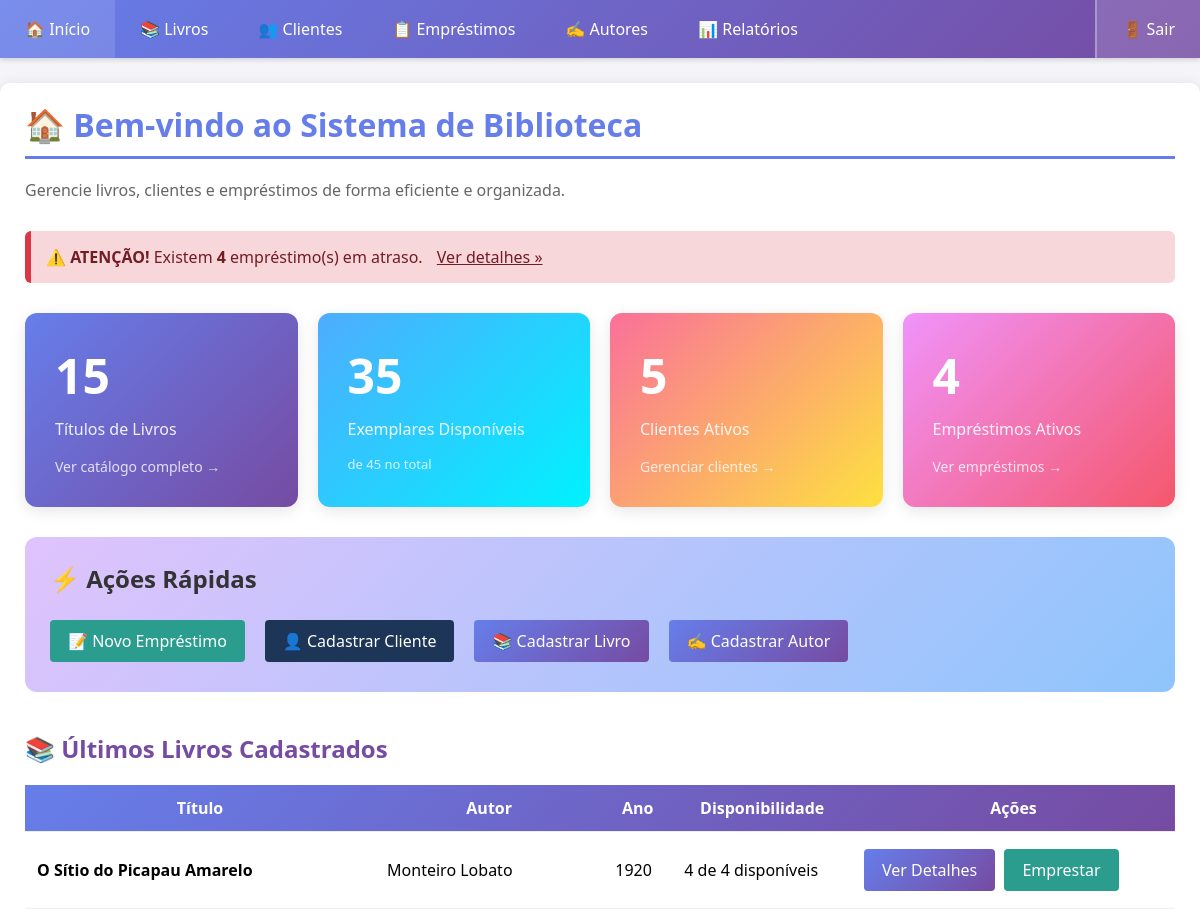
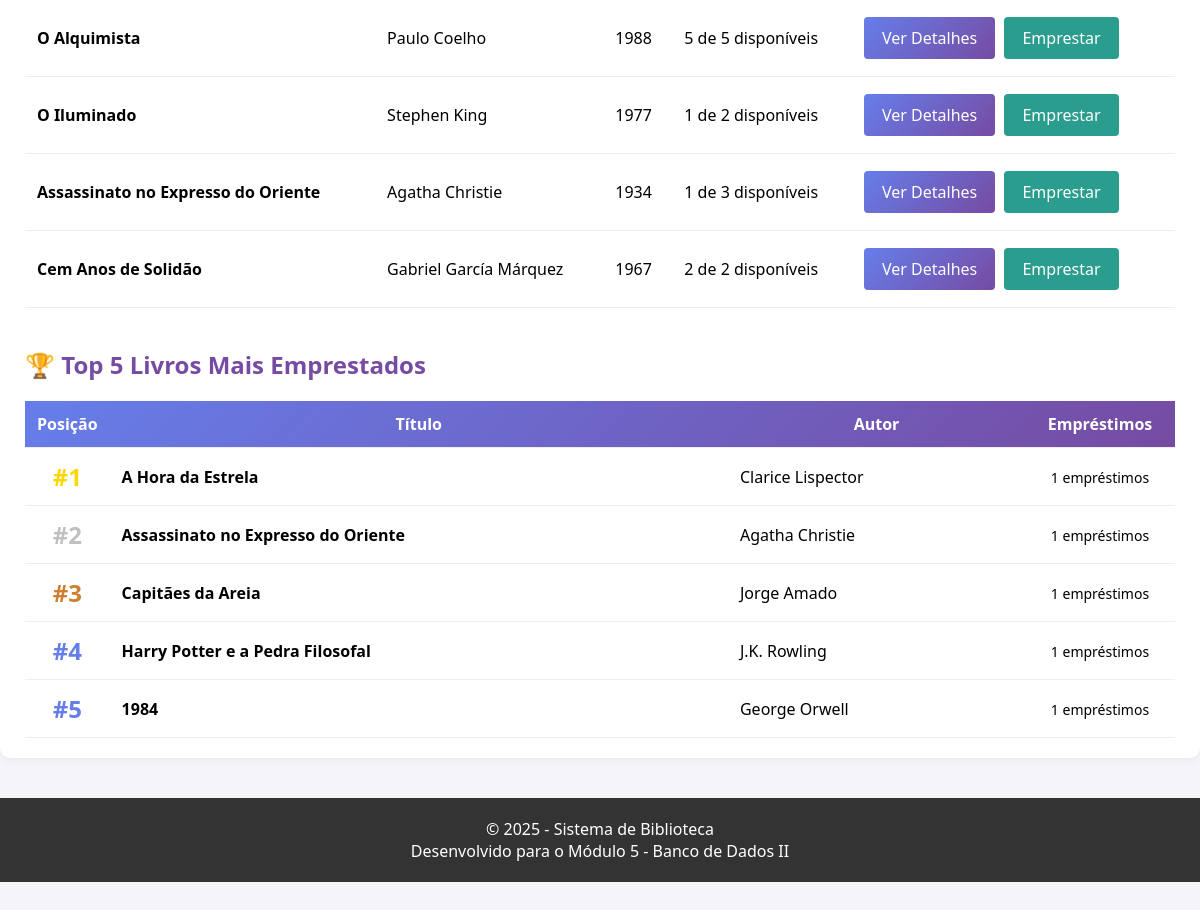
Screenshot of /index_page.php with the database file from the repository (2 pictures, top to bottom).
### tables this page shows
CREATE TABLE livros (
    id INT AUTO_INCREMENT PRIMARY KEY,
    titulo VARCHAR(200) NOT NULL,
    autor_id INT NOT NULL,
    isbn VARCHAR(20) UNIQUE,
    ano_publicacao YEAR,
    editora VARCHAR(100),
    numero_paginas INT,
    quantidade_total INT DEFAULT 1,
    quantidade_disponivel INT DEFAULT 1,
    categoria VARCHAR(50),
    localizacao VARCHAR(50),  
    created_at TIMESTAMP DEFAULT CURRENT_TIMESTAMP,
    updated_at TIMESTAMP DEFAULT CURRENT_TIMESTAMP ON UPDATE CURRENT_TIMESTAMP,
    
     
    FOREIGN KEY (autor_id) REFERENCES autores(id) ON DELETE RESTRICT,
    
     
    INDEX idx_titulo (titulo),
    INDEX idx_autor (autor_id),
    INDEX idx_isbn (isbn)
);

CREATE TABLE autores (
    id INT AUTO_INCREMENT PRIMARY KEY,
    nome VARCHAR(150) NOT NULL,
    nacionalidade VARCHAR(50),
    data_nascimento DATE,
    biografia TEXT,
    created_at TIMESTAMP DEFAULT CURRENT_TIMESTAMP,
    updated_at TIMESTAMP DEFAULT CURRENT_TIMESTAMP ON UPDATE CURRENT_TIMESTAMP
);

### index_page.php (the view, shortened to what this page needs)
<?php
require_once 'includes/header.php';
$db = Database::getInstance();
$pdo = $db->getConnection();
try {
    $sql = "
        SELECT
            (SELECT COUNT(*) FROM livros) AS total_livros,
            (SELECT SUM(quantidade_total) FROM livros) AS total_exemplares,
            (SELECT SUM(quantidade_disponivel) FROM livros) AS exemplares_disponiveis,
            (SELECT COUNT(*) FROM clientes WHERE status = 'Ativo') AS total_clientes,
            (SELECT COUNT(*) FROM autores) AS total_autores,
            (SELECT COUNT(*) FROM emprestimos WHERE status = 'Ativo') AS emprestimos_ativos,
            (SELECT COUNT(*) FROM emprestimos WHERE status = 'Ativo' AND data_devolucao_prevista < CURDATE()) AS emprestimos_atrasados
    ";
    $stmt = $pdo->query($sql);
    $stats = $stmt->fetch();
    ?>
    <h1>🏠 Bem-vindo ao Sistema de Biblioteca</h1>
    <p style="font-size: 16px; color: #666; margin-bottom: 30px;">
        Gerencie livros, clientes e empréstimos de forma eficiente e organizada.
    </p>
    <?php if ($stats['emprestimos_atrasados'] > 0): ?>
        <div class="alert alert-danger">
            <strong>⚠️ ATENÇÃO!</strong>
            Existem <strong><?= $stats['emprestimos_atrasados'] ?></strong> empréstimo(s) em atraso.
            <a href="emprestimos.php?filtro=atrasados" style="color: #721c24; text-decoration: underline; margin-left: 10px;">
                Ver detalhes »
            </a>
        </div>
    <?php endif; ?>
    <div style="
        display: grid;
        grid-template-columns: repeat(auto-fit, minmax(250px, 1fr));
        gap: 20px;
        margin: 30px 0;
    ">
        <div style="
            background: linear-gradient(135deg, #667eea 0%, #764ba2 100%);
            color: white;
            padding: 30px;
            border-radius: 12px;
            box-shadow: 0 4px 15px rgba(0,0,0,0.1);
            transition: transform 0.3s;
        " onmouseover="this.style.transform='translateY(-5px)'" onmouseout="this.style.transform='translateY(0)'">
            <div style="font-size: 48px; font-weight: bold; margin-bottom: 10px;">
                <?= number_format($stats['total_livros']) ?>
            </div>
            <div style="font-size: 16px; opacity: 0.9; margin-bottom: 15px;">
                Títulos de Livros
            </div>
            <a href="livros.php" style="color: white; text-decoration: none; font-size: 14px; opacity: 0.8;">
                Ver catálogo completo →
            </a>
        </div>
        <div style="
            background: linear-gradient(135deg, #4facfe 0%, #00f2fe 100%);
            color: white;
            padding: 30px;
            border-radius: 12px;
            box-shadow: 0 4px 15px rgba(0,0,0,0.1);
            transition: transform 0.3s;
        " onmouseover="this.style.transform='translateY(-5px)'" onmouseout="this.style.transform='translateY(0)'">
            <div style="font-size: 48px; font-weight: bold; margin-bottom: 10px;">
                <?= number_format($stats['exemplares_disponiveis']) ?>
            </div>
            <div style="font-size: 16px; opacity: 0.9; margin-bottom: 15px;">
                Exemplares Disponíveis
            </div>
            <div style="font-size: 13px; opacity: 0.8;">
                de <?= number_format($stats['total_exemplares']) ?> no total
            </div>
        </div>
        <div style="
            background: linear-gradient(135deg, #fa709a 0%, #fee140 100%);
            color: white;
            padding: 30px;
            border-radius: 12px;
            box-shadow: 0 4px 15px rgba(0,0,0,0.1);
            transition: transform 0.3s;
        " onmouseover="this.style.transform='translateY(-5px)'" onmouseout="this.style.transform='translateY(0)'">
            <div style="font-size: 48px; font-weight: bold; margin-bottom: 10px;">
                <?= number_format($stats['total_clientes']) ?>
            </div>
            <div style="font-size: 16px; opacity: 0.9; margin-bottom: 15px;">
                Clientes Ativos
            </div>
            <a href="clientes.php" style="color: white; text-decoration: none; font-size: 14px; opacity: 0.8;">
                Gerenciar clientes →
            </a>
        </div>
        <div style="
            background: linear-gradient(135deg, #f093fb 0%, #f5576c 100%);
            color: white;
            padding: 30px;
            border-radius: 12px;
            box-shadow: 0 4px 15px rgba(0,0,0,0.1);
            transition: transform 0.3s;
        " onmouseover="this.style.transform='translateY(-5px)'" onmouseout="this.style.transform='translateY(0)'">
            <div style="font-size: 48px; font-weight: bold; margin-bottom: 10px;">
                <?= number_format($stats['emprestimos_ativos']) ?>
            </div>
            <div style="font-size: 16px; opacity: 0.9; margin-bottom: 15px;">
                Empréstimos Ativos
            </div>
            <a href="emprestimos.php" style="color: white; text-decoration: none; font-size: 14px; opacity: 0.8;">
                Ver empréstimos →
            </a>
        </div>
    </div>
    <div style="
        background: linear-gradient(135deg, #e0c3fc 0%, #8ec5fc 100%);
        padding: 25px;
        border-radius: 12px;
        margin: 30px 0;
    ">
        <h2 style="margin: 0 0 20px 0; color: #333;">⚡ Ações Rápidas</h2>
        <div style="display: flex; gap: 15px; flex-wrap: wrap;">
            <a href="emprestimo_novo.php" class="btn btn-success">
                📝 Novo Empréstimo
            </a>
            <a href="cliente_novo.php" class="btn btn-info">
                👤 Cadastrar Cliente
            </a>
            <a href="livro_novo.php" class="btn btn-warning">
                📚 Cadastrar Livro
            </a>
            <a href="autor_novo.php" class="btn btn-secondary">
                ✍️ Cadastrar Autor
            </a>
        </div>
    </div>
    <h2 style="margin-top: 40px;">📚 Últimos Livros Cadastrados</h2>
    <?php
    $sql = "
        SELECT
            l.id,
            l.titulo,
            a.nome AS autor,
            l.ano_publicacao,
            l.quantidade_disponivel,
            l.quantidade_total
        FROM livros l
        INNER JOIN autores a ON l.autor_id = a.id
        ORDER BY l.id DESC
        LIMIT 5
    ";
    $stmt = $pdo->query($sql);
    $ultimos_livros = $stmt->fetchAll();
    if (count($ultimos_livros) > 0): ?>
        <table>
            <thead>
                <tr>
                    <th>Título</th>
                    <th>Autor</th>
                    <th>Ano</th>
                    <th>Disponibilidade</th>
                    <th>Ações</th>
                </tr>
            </thead>
            <tbody>
                <?php foreach ($ultimos_livros as $livro): ?>
                    <tr>
                        <td><strong><?= htmlspecialchars($livro['titulo']) ?></strong></td>
                        <td><?= htmlspecialchars($livro['autor']) ?></td>
                        <td><?= $livro['ano_publicacao'] ?></td>
                        <td>
                            <?php if ($livro['quantidade_disponivel'] > 0): ?>
                                <span class="badge badge-success">
                                    <?= $livro['quantidade_disponivel'] ?> de <?= $livro['quantidade_total'] ?> disponíveis
                                </span>
                            <?php else: ?>
                                <span class="badge badge-danger">
                                    Indisponível
                                </span>
                            <?php endif; ?>
                        </td>
                        <td>
                            <a href="livro_detalhes.php?id=<?= $livro['id'] ?>" class="btn btn-small">
                                Ver Detalhes
                            </a>
                            <?php if ($livro['quantidade_disponivel'] > 0): ?>
                                <a href="emprestimo_novo.php?livro_id=<?= $livro['id'] ?>" class="btn btn-success btn-small">
                                    Emprestar
                                </a>
                            <?php endif; ?>
                        </td>
                    </tr>
                <?php endforeach; ?>
            </tbody>
        </table>
    <?php else: ?>
        <p>Nenhum livro cadastrado ainda.</p>
    <?php endif; ?>
    <h2 style="margin-top: 40px;">🏆 Top 5 Livros Mais Emprestados</h2>
    <?php
    $sql = "
        SELECT
            l.id,
            l.titulo,
            a.nome AS autor,
            COUNT(e.id) AS total_emprestimos
        FROM livros l
        INNER JOIN autores a ON l.autor_id = a.id
        LEFT JOIN emprestimos e ON l.id = e.livro_id
        GROUP BY l.id
        HAVING total_emprestimos > 0
        ORDER BY total_emprestimos DESC
        LIMIT 5
    ";
    $stmt = $pdo->query($sql);
    $top_livros = $stmt->fetchAll();
    if (count($top_livros) > 0): ?>
        <table>
            <thead>
                <tr>
                    <th style="width: 80px; text-align: center;">Posição</th>
                    <th>Título</th>
                    <th>Autor</th>
                    <th style="width: 150px; text-align: center;">Empréstimos</th>
                </tr>
            </thead>
            <tbody>
                <?php
                $posicao = 1;
                foreach ($top_livros as $livro):
                    $cores_medalhas = [
                        1 => '#FFD700',
                        2 => '#C0C0C0',
                        3 => '#CD7F32',
                    ];
                    $cor = isset($cores_medalhas[$posicao]) ? $cores_medalhas[$posicao] : '#667eea';
                ?>
                    <tr>
                        <td style="text-align: center; font-weight: bold; color: <?= $cor ?>; font-size: 24px;">
                            #<?= $posicao ?>
                        </td>
                        <td>
                            <strong><?= htmlspecialchars($livro['titulo']) ?></strong>
                        </td>
                        <td><?= htmlspecialchars($livro['autor']) ?></td>
                        <td style="text-align: center;">
                            <span class="badge badge-info" style="font-size: 14px; padding: 6px 12px;">
                                <?= $livro['total_emprestimos'] ?> empréstimos
                            </span>
                        </td>
                    </tr>
                <?php
                    $posicao++;
                endforeach;
                ?>
            </tbody>
        </table>
    <?php else: ?>
        <p>Nenhum empréstimo registrado ainda.</p>
    <?php endif; ?>
<?php
} catch (PDOException $e) {
    exibirMensagem('erro', 'Erro ao carregar os dados do sistema: ' . $e->getMessage());
}
require_once 'includes/footer.php';
?>

### includes/header.php (style rules this page uses)
* { margin: 0; padding: 0; box-sizing: border-box; }
body { font-family: "Segoe UI", sans-serif; background: #f4f4f9; padding-bottom: 60px; }
h1 { color: #667eea; margin-bottom: 20px; border-bottom: 3px solid #667eea; padding-bottom: 10px; }
h2 { color: #764ba2; margin: 20px 0 10px; }
.alert { padding: 15px; margin: 15px 0; border-radius: 6px; border-left: 6px solid; }
.alert-danger { background: #f8d7da; border-color: #dc3545; color: #721c24; }
table { width: 100%; border-collapse: collapse; margin-top: 20px; background: white; }
thead { background: linear-gradient(135deg, #667eea, #764ba2); color: white; }
th, td { padding: 12px; border-bottom: 1px solid #eee; }
.btn { padding: 10px 18px; background: linear-gradient(135deg, #667eea, #764ba2); color: white; border-radius: 4px; text-decoration: none; display: inline-block; margin: 5px 5px 5px 0; transition: 0.3s; }
.btn-success { background: #2a9d8f; }
.btn-info { background: #1d3557; }

### rows the page displays
livros: titulo "O Sítio do Picapau Amarelo", autor.nome "Monteiro Lobato", ano_publicacao "1920", quantidade_disponivel "4", quantidade_total "4"
livros: titulo "O Alquimista", autor.nome "Paulo Coelho", ano_publicacao "1988", quantidade_disponivel "5", quantidade_total "5"
livros: titulo "O Iluminado", autor.nome "Stephen King", ano_publicacao "1977", quantidade_disponivel "1", quantidade_total "2"
livros: titulo "Assassinato no Expresso do Oriente", autor.nome "Agatha Christie", ano_publicacao "1934", quantidade_disponivel "1", quantidade_total "3", total_emprestimos "1"
livros: titulo "Cem Anos de Solidão", autor.nome "Gabriel García Márquez", ano_publicacao "1967", quantidade_disponivel "2", quantidade_total "2"
livros: titulo "A Hora da Estrela", autor.nome "Clarice Lispector", total_emprestimos "1"
livros: titulo "Capitães da Areia", autor.nome "Jorge Amado", total_emprestimos "1"
livros: titulo "Harry Potter e a Pedra Filosofal", autor.nome "J.K. Rowling", total_emprestimos "1"
livros: titulo "1984", autor.nome "George Orwell", total_emprestimos "1"

### other values shown
$stats['emprestimos_atrasados'] "4"
$stats['total_livros'] "15"
$stats['exemplares_disponiveis'] "35"
$stats['total_exemplares'] "45"
$stats['total_clientes'] "5"
$stats['emprestimos_ativos'] "4"
